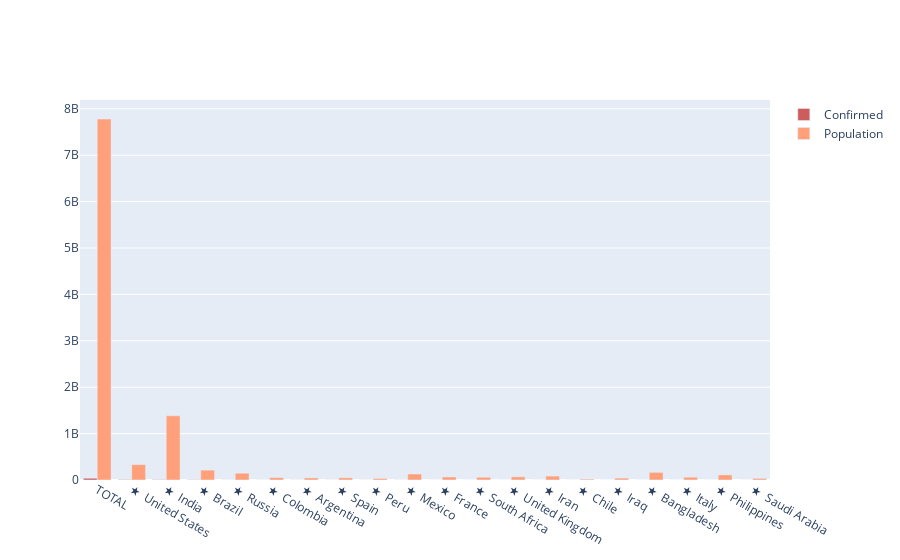

Here is the notebook cell this chart was saved with:
### Markdown cell above
#### lets explore the Confirmed cases in relation to total population

### Code cell
# lets visualize the confirmed case based in relation to total population

import plotly.graph_objects as go


# for grouped barplot using confirmed cases per country and population per country.

fig = go.Figure(data = [
go.Bar(
    x = world_df['Name'],
    y = world_df["Confirmed"].head(20),
    name = "Confirmed",
    marker_color = "indianred"
),
go.Bar(
    x = world_df['Name'],
    y = world_df['Population'].head(20),
    name = 'Population',
    marker_color = "lightsalmon"
)
])

# Here we modify the tickangle of the xaxis, resulting in rotated labels.
fig.update_layout(barmode='group')
fig.show()

### Figure 1 — Plotly figure (JSON) as saved in the notebook; plotly's stock layout.template omitted (floating-point values rounded to 4 significant figures; data arrays with more than 128 entries replaced by an {"elided": "..."} marker saying what was removed)
{"data": [{"marker": {"color": "indianred"}, "name": "Confirmed", "type": "bar", "x": {"elided": "216 str values"}, "y": [38022412, 8035319, 7173345, 5103408, 1312310, 919083, 903730, 888968, 849371, 817503, 743479, 693359, 617688, 504281, 482888, 405437, 379738, 359569, 342816, 339615]}, {"marker": {"color": "lightsalmon"}, "name": "Population", "type": "bar", "x": {"elided": "216 str values"}, "y": ["7780007130", "331547490", "1383789657", "212982744", "145952169", "51034004", "45311598", "46759903", "33099165", "129310283", "65314276", "59516399", "67986204", "84291482", "19162070", "40469182", "165147049", "60436599", "109985754", "34963754"]}], "layout": {"autosize": true, "barmode": "group", "xaxis": {"autorange": true, "range": [-0.5, 19.5], "type": "category"}, "yaxis": {"autorange": true, "range": [0, 8189000000.0], "type": "linear"}}}
